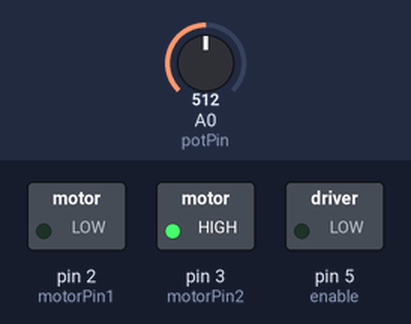
Simulated run of this sketch. Board: Arduino Uno, built with avr-gcc and run on an emulated ATmega328P. Shown: switched loads named in the sketch (green lamp = pin HIGH). The test bench sets the inputs (shaded band); at power-on: A0 (potPin) = 512.

Above: at 1.2 s.
1.3 s: A0 (potPin) set to 716
At 2.5 s:
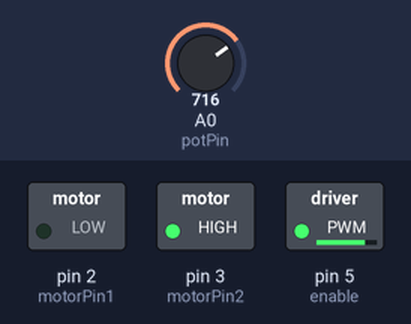
2.8 s: A0 (potPin) set to 758
At 3.7 s:
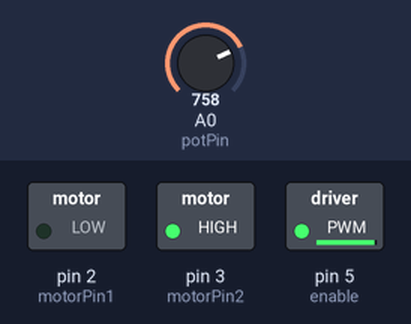
4.3 s: A0 (potPin) set to 768
At 4.8 s:
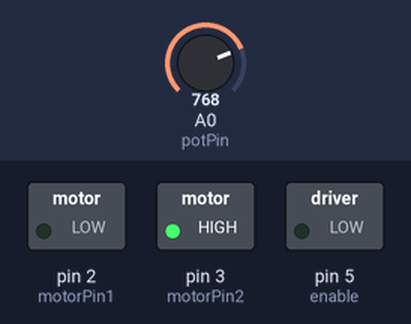
5.8 s: A0 (potPin) set to 900
At 7.0 s:
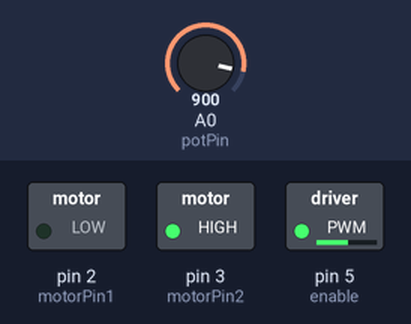
7.3 s: A0 (potPin) set to 306
At 8.3 s:
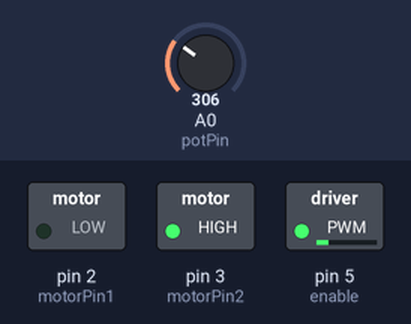
8.8 s: A0 (potPin) set to 0
At 9.5 s:
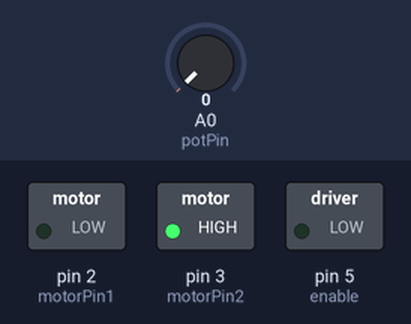
Timing chart, 0 to 11.3 s (numbered marks = the images above; inputs shaded):
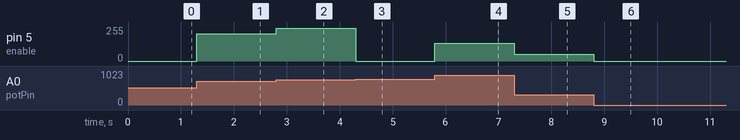

The sketch:

l293d_motor_driver.ino
```cpp
int motorPin1 = 2;
int motorPin2 = 3;
int enable = 5;
int potPin = A0;

void setup() {
  Serial.begin(9600);
  pinMode(motorPin1, OUTPUT);
  pinMode(motorPin2, OUTPUT);
  pinMode(enable, OUTPUT);
  digitalWrite(motorPin1, LOW);
  digitalWrite(motorPin2, HIGH);
}

void loop() {
  int potValue = analogRead(potPin);
  analogWrite(enable, potValue);
  /*for (int i = 0; i <= 255; i++) {
    analogWrite(enable, i);
    Serial.println(i);
    delay(20);
  }
  delay(6500);
  for (int i = 255; i >= 0; i--) {
    analogWrite(enable, i);
    Serial.println(i);
    delay(20);
  }*/

}
  
```

Measured:
- the behaviour switches between 767 and 768 on A0 (potPin) (found by bisection; images 2 and 3)
- after the input at 1.3 s, pin 5 (enable): 0/255 → 204/255 at once
- after the input at 2.8 s, pin 5 (enable): 204/255 → 246/255 at once
- after the input at 4.3 s, pin 5 (enable): 246/255 → 0/255 at once
- after the input at 5.8 s, pin 5 (enable): 0/255 → 132/255 at once
- after the input at 7.3 s, pin 5 (enable): 132/255 → 50/255 at once
- after the input at 8.8 s, pin 5 (enable): 50/255 → 0/255 at once
